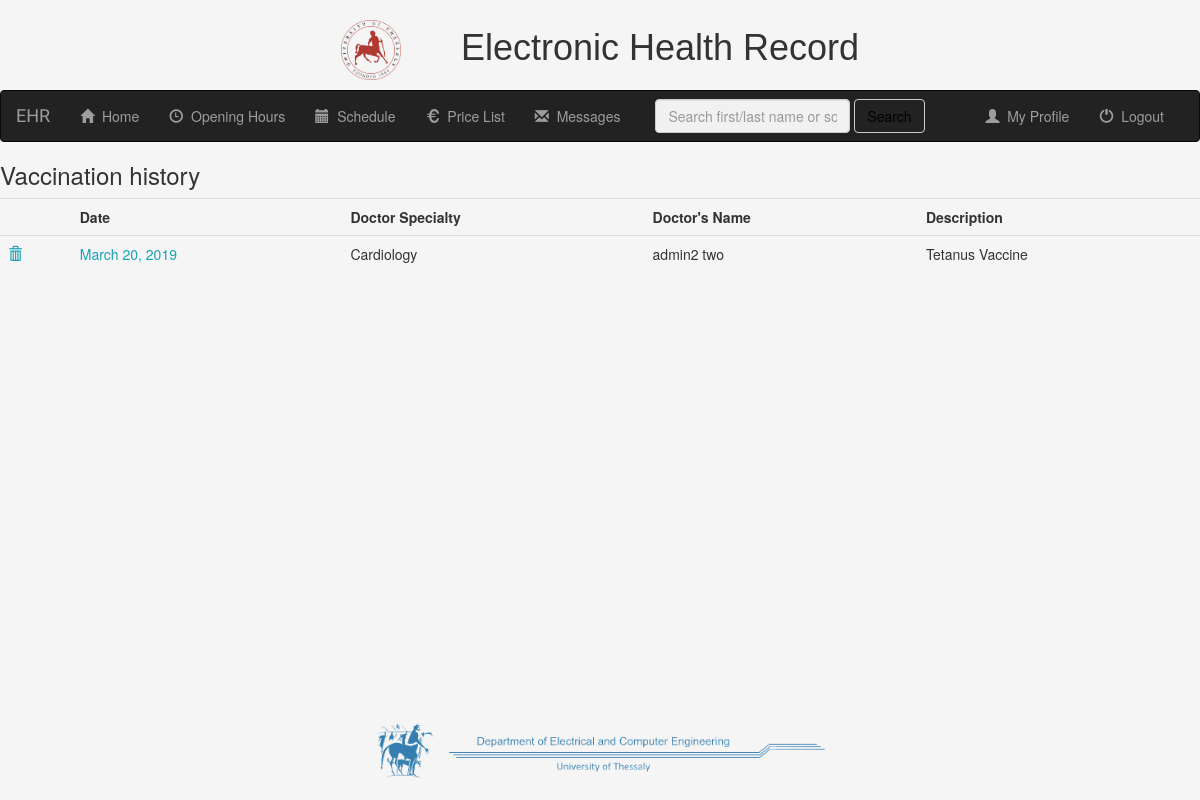
/mr/patient_details/vaccinations_list/ (signed in), run on the app's committed database.
### mr/models.py (models this page shows, shortened)
class Vaccination(models.Model):
    patient = models.ForeignKey(PatientProfile, on_delete=models.CASCADE)
    doctor = models.ForeignKey(UserProfile, on_delete=models.CASCADE)
    date = models.DateField(null=False, default=date.today)
    description = models.CharField(max_length=500, blank=True)
    side_effects = models.CharField(max_length=1000, blank=True)
    secret_note = models.CharField(max_length=1000, blank=True)

class UserProfile(models.Model):
    user = models.OneToOneField(User, on_delete=models.CASCADE)
    specialties_list = (
        ('Accident_and_Emergency_Medicine', 'Accident and Emergency Medicine'),
        ('Allergiology', 'Allergiology'),
        ('Anesthetics', 'Anesthetics'),
        ('Cardiology', 'Cardiology'),
        ('Child_Psychiatry', 'Child Psychiatry'),
        ('Clinical_Biology', 'Clinical Biology'),
        ('Clinical_Chemistry', 'Clinical Chemistry'),
        ('Clinical_Neurophysiology', 'Clinical Neurophysiology'),
        ('Dental_Oral_Maxillo-facial_surgery', 'Dental, Oral and Maxillo-facial Surgery'),
        ('Dermato-Venereology', 'Dermato-Venereology'),
        ('Dermatology', 'Dermatology'),
        ('Endocrinology', 'Endocrinology'),
        ('Family_and_general_Medicine', 'Family and General Medicine'),
        ('Fictional_Medical_Specialist', 'Fictional Medical Specialist'),
        ('Gastro-enterologic_Surgery', 'Gastro-enterologic Surgery'),
        ('Gastroenterology', 'Gastroenterology'),
        ('General_Hematology', 'General Hematology'),
        ('General_Practice', 'General Practice'),
        ('General_Surgery', 'General Surgery'),
        ('Geriatrics', 'Geriatrics'),
        ('Immunology', 'Immunology'),
        ('Infectious_Diseases', 'Infectious Diseases'),
        ('Internal_Medicine', 'Internal Medicine'),
        ('Laboratory_Medicine', 'Laboratory Medicine'),
        ('Maxillo-facial_Surgery', 'Maxillo-facial Surgery'),
        ('Microbiology', 'Microbiology'),
        ('Nephrology', 'Nephrology'),
        ('Neuro-psychiatry', 'Neuro-psyciatry'),
        ('Neurosurgery', 'Neurosurgery'),
        ('Nuclear_Medicine', 'Nuclear Medicine'),
        ('Obstetrics_and_Gynecology', 'Obstetrics and Gynecology'),
        ('Occupational_Medicine', 'Occupational Medicine'),
        ('Opthalmology', 'Ophtalmology'),
        ('Orthopaedics', 'Orthopaedics'),
        ('Otorhinolaryngology', 'Otorhinolaryngology'),
        ('Paediatrics', 'Paediatrics'),
        ('Paediatrics_Surgery', 'Paediatrics Surgery'),
        ('Pathology', 'Pathology'),
        ('Physical_Medicine_and_Rehabilitation', 'Physical Medicine and Rehabilitation'),
        ('Plastic_Surgery', 'Plastic Surgery'),
        ('Pneumology', 'Pneumology'),
        ('Podiatric_Surgery', 'Podiatric Surgery'),
        ('Psychiatry', 'Psychiatry'),
        ('Public_health_and_Preventive_Medicine', 'Public Health and Preventive Medicine'),
        ('Radiation_Oncology', 'Radiation Oncology'),
        ('Respiratory_Medicine', 'Respiratory Medicine'),
        ('Rheumatogoly', 'Rheumatology'),
        ('Stomatology', 'Stomatology'),
        ('Thoragic_Surgery', 'Thoragic Surgery'),
        ('Tropical_Medicine', 'Tropical Medicine'),
        ('Urology', 'Urology'),
        ('Vascular_Surgery', 'Vascular Surgery'),
        ('Venereology', 'Venereology')
    )
    specialty = models.CharField(max_length=100, choices=specialties_list, default='General_Practice')
    city = models.CharField(max_length=50, blank=True)
    address = models.CharField(max_length=50, blank=True)
    phone = models.CharField(max_length=12, blank=True)

### mr/views.py (the view)
# urls.py: path('patient_details/vaccinations_list/', views.vaccinations_list.as_view(), name='vaccinations_list'),
class vaccinations_list(generic.ListView):
    context_object_name = 'vaccinations_list'
    template_name = 'mr/vaccinations_list.html'
    paginate_by = 15
    def get_queryset(self):
        p_id = self.request.session.get('p_id')
        return Vaccination.objects.filter(patient__id=p_id).order_by('-date')
    def get_context_data(self, **kwargs):
        context = super(vaccinations_list, self).get_context_data(**kwargs)
        context['received_messages'] = Message.objects.filter(receiver=self.request.user, was_read=False)
        return context

### mr/templates/mr/vaccinations_list.html (shortened to what this page needs)
{% extends 'mr/base.html' %}
{% block body_block %}
{% if user.is_authenticated %}
    <h3>Vaccination history</h3>
    <table class="table">
        <tr>
            <th></th>
            <th>Date</th>
            <th>Doctor Specialty</th>
            <th>Doctor's Name</th>
            <th>Description</th>
        </tr>
        {% for vaccine in object_list %}
        <tr>
            <td><a data-toggle="modal" data-target="#modalConfirmDeleteVaccine{{ vaccine.id }}"><span class="glyphicon glyphicon-trash"></span></a></td>
            <td><a href="{% url 'mr:vaccination_detail' vaccine.id %}">{{ vaccine.date }}</a></td>
            <td>{{ vaccine.doctor.get_specialty_display }}</td>
            <td>{{ vaccine.doctor.user.get_full_name }}</td>
            <td>{{ vaccine.description }}</td>
        </tr>
        {% empty %}
            There are no vaccination data.
        {% endfor %}
    </table>
{% endif %}
{% endblock %}

### mr/static/mr/css/style.css (style rules this page uses)
body { background-color: whitesmoke; height: 90%; margin-bottom: 10%; }
a { color: #17a2b8; }

### data on the page
Vaccination: date "March 20, 2019", doctor.specialty "Cardiology", doctor.user.get_full_name "admin2 two", description "Tetanus Vaccine"
